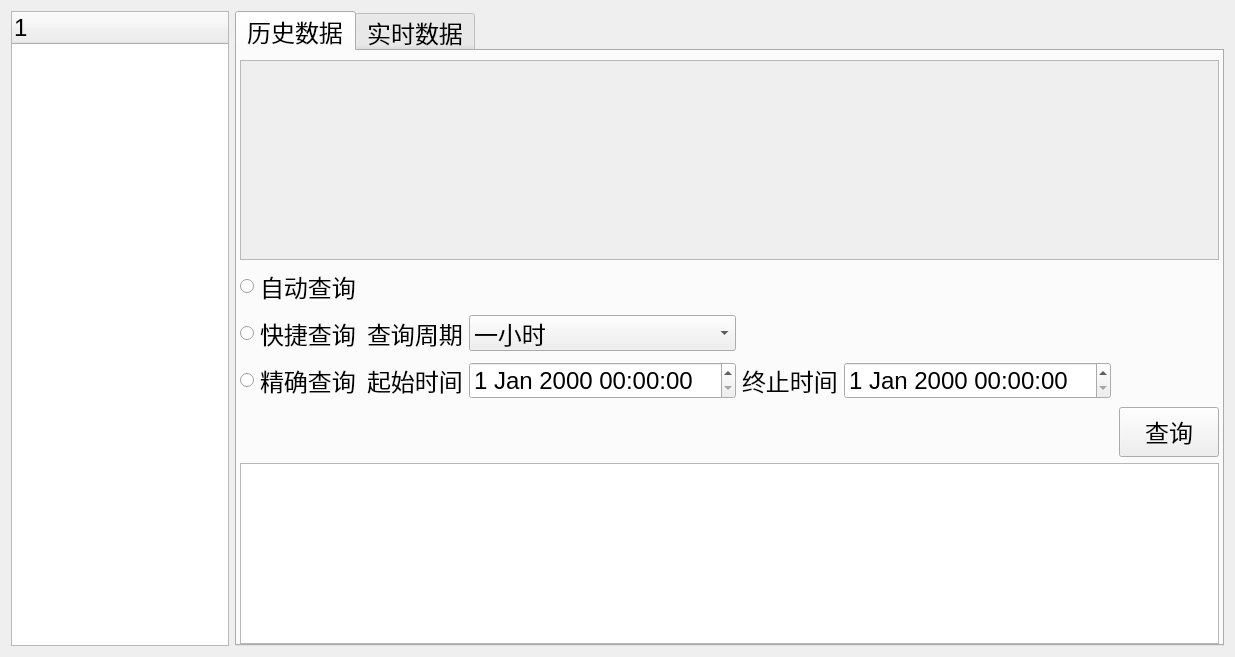
<?xml version="1.0" encoding="UTF-8"?>
<ui version="4.0">
 <class>SummaryWidget</class>
 <widget class="QWidget" name="SummaryWidget">
  <property name="geometry">
   <rect>
    <x>0</x>
    <y>0</y>
    <width>1235</width>
    <height>657</height>
   </rect>
  </property>
  <property name="windowTitle">
   <string>Form</string>
  </property>
  <layout class="QHBoxLayout" name="horizontalLayout">
   <item>
    <widget class="QTreeWidget" name="trwOrganization">
     <property name="maximumSize">
      <size>
       <width>300</width>
       <height>16777215</height>
      </size>
     </property>
     <property name="font">
      <font>
       <pointsize>18</pointsize>
      </font>
     </property>
     <column>
      <property name="text">
       <string notr="true">1</string>
      </property>
     </column>
    </widget>
   </item>
   <item>
    <widget class="QTabWidget" name="tabWidget">
     <property name="font">
      <font>
       <pointsize>18</pointsize>
      </font>
     </property>
     <property name="tabPosition">
      <enum>QTabWidget::North</enum>
     </property>
     <property name="tabShape">
      <enum>QTabWidget::Rounded</enum>
     </property>
     <property name="currentIndex">
      <number>0</number>
     </property>
     <property name="usesScrollButtons">
      <bool>false</bool>
     </property>
     <widget class="QWidget" name="tab">
      <attribute name="title">
       <string>历史数据</string>
      </attribute>
      <layout class="QVBoxLayout" name="verticalLayout">
       <property name="leftMargin">
        <number>3</number>
       </property>
       <property name="rightMargin">
        <number>3</number>
       </property>
       <property name="bottomMargin">
        <number>0</number>
       </property>
       <item>
        <widget class="QScrollArea" name="scrollArea_2">
         <property name="minimumSize">
          <size>
           <width>0</width>
           <height>200</height>
          </size>
         </property>
         <property name="maximumSize">
          <size>
           <width>16777215</width>
           <height>200</height>
          </size>
         </property>
         <property name="widgetResizable">
          <bool>true</bool>
         </property>
         <widget class="QWidget" name="scrollAreaWidgetContents_2">
          <property name="geometry">
           <rect>
            <x>0</x>
            <y>0</y>
            <width>939</width>
            <height>198</height>
           </rect>
          </property>
          <widget class="TerminalGraphicsWidget" name="wgtHistoryGraphics" native="true">
           <property name="geometry">
            <rect>
             <x>100</x>
             <y>20</y>
             <width>281</width>
             <height>151</height>
            </rect>
           </property>
          </widget>
         </widget>
        </widget>
       </item>
       <item>
        <layout class="QGridLayout" name="gridLayout">
         <item row="0" column="0">
          <widget class="QRadioButton" name="rbAutoQuery">
           <property name="font">
            <font>
             <pointsize>18</pointsize>
            </font>
           </property>
           <property name="text">
            <string>自动查询</string>
           </property>
          </widget>
         </item>
         <item row="1" column="0">
          <widget class="QRadioButton" name="rbQuickQuery">
           <property name="font">
            <font>
             <pointsize>18</pointsize>
            </font>
           </property>
           <property name="text">
            <string>快捷查询</string>
           </property>
          </widget>
         </item>
         <item row="1" column="1">
          <widget class="QLabel" name="label">
           <property name="font">
            <font>
             <pointsize>18</pointsize>
            </font>
           </property>
           <property name="text">
            <string>查询周期</string>
           </property>
          </widget>
         </item>
         <item row="1" column="2">
          <widget class="QComboBox" name="cbQuickCycle">
           <property name="font">
            <font>
             <pointsize>18</pointsize>
            </font>
           </property>
           <item>
            <property name="text">
             <string>一小时</string>
            </property>
           </item>
           <item>
            <property name="text">
             <string>三小时</string>
            </property>
           </item>
           <item>
            <property name="text">
             <string>一天</string>
            </property>
           </item>
           <item>
            <property name="text">
             <string>三天</string>
            </property>
           </item>
           <item>
            <property name="text">
             <string>七天</string>
            </property>
           </item>
           <item>
            <property name="text">
             <string>一个月</string>
            </property>
           </item>
           <item>
            <property name="text">
             <string>三个月</string>
            </property>
           </item>
           <item>
            <property name="text">
             <string>六个月</string>
            </property>
           </item>
          </widget>
         </item>
         <item row="2" column="0">
          <widget class="QRadioButton" name="rbAbsoluteQuery">
           <property name="font">
            <font>
             <pointsize>18</pointsize>
            </font>
           </property>
           <property name="text">
            <string>精确查询</string>
           </property>
          </widget>
         </item>
         <item row="2" column="1">
          <widget class="QLabel" name="label_2">
           <property name="font">
            <font>
             <pointsize>18</pointsize>
            </font>
           </property>
           <property name="text">
            <string>起始时间</string>
           </property>
          </widget>
         </item>
         <item row="2" column="2">
          <widget class="QDateTimeEdit" name="dteBegin">
           <property name="font">
            <font>
             <pointsize>18</pointsize>
            </font>
           </property>
          </widget>
         </item>
         <item row="2" column="3">
          <widget class="QLabel" name="label_3">
           <property name="font">
            <font>
             <pointsize>18</pointsize>
            </font>
           </property>
           <property name="text">
            <string>终止时间</string>
           </property>
          </widget>
         </item>
         <item row="2" column="4">
          <widget class="QDateTimeEdit" name="dteEnd">
           <property name="font">
            <font>
             <pointsize>18</pointsize>
            </font>
           </property>
          </widget>
         </item>
         <item row="3" column="5">
          <spacer name="horizontalSpacer">
           <property name="orientation">
            <enum>Qt::Horizontal</enum>
           </property>
           <property name="sizeHint" stdset="0">
            <size>
             <width>40</width>
             <height>20</height>
            </size>
           </property>
          </spacer>
         </item>
         <item row="3" column="6">
          <widget class="QPushButton" name="btnQuery">
           <property name="minimumSize">
            <size>
             <width>100</width>
             <height>50</height>
            </size>
           </property>
           <property name="maximumSize">
            <size>
             <width>100</width>
             <height>50</height>
            </size>
           </property>
           <property name="font">
            <font>
             <family>微软雅黑</family>
             <pointsize>18</pointsize>
            </font>
           </property>
           <property name="text">
            <string>查询</string>
           </property>
          </widget>
         </item>
        </layout>
       </item>
       <item>
        <widget class="QTableWidget" name="tawHistoryDetail">
         <property name="font">
          <font>
           <pointsize>18</pointsize>
          </font>
         </property>
        </widget>
       </item>
      </layout>
     </widget>
     <widget class="QWidget" name="tab_2">
      <attribute name="title">
       <string>实时数据</string>
      </attribute>
      <layout class="QVBoxLayout" name="verticalLayout_2">
       <item>
        <widget class="QScrollArea" name="scrollArea">
         <property name="minimumSize">
          <size>
           <width>0</width>
           <height>200</height>
          </size>
         </property>
         <property name="maximumSize">
          <size>
           <width>16777215</width>
           <height>200</height>
          </size>
         </property>
         <property name="horizontalScrollBarPolicy">
          <enum>Qt::ScrollBarAlwaysOn</enum>
         </property>
         <property name="widgetResizable">
          <bool>true</bool>
         </property>
         <widget class="QWidget" name="scrollAreaWidgetContents">
          <property name="geometry">
           <rect>
            <x>0</x>
            <y>0</y>
            <width>927</width>
            <height>181</height>
           </rect>
          </property>
          <widget class="TerminalGraphicsWidget" name="wgtGraphics" native="true">
           <property name="geometry">
            <rect>
             <x>100</x>
             <y>20</y>
             <width>511</width>
             <height>131</height>
            </rect>
           </property>
          </widget>
         </widget>
        </widget>
       </item>
       <item>
        <layout class="QHBoxLayout" name="horizontalLayout_2">
         <item>
          <spacer name="horizontalSpacer_2">
           <property name="orientation">
            <enum>Qt::Horizontal</enum>
           </property>
           <property name="sizeHint" stdset="0">
            <size>
             <width>40</width>
             <height>20</height>
            </size>
           </property>
          </spacer>
         </item>
         <item>
          <widget class="QPushButton" name="btnReadRealtime">
           <property name="minimumSize">
            <size>
             <width>100</width>
             <height>50</height>
            </size>
           </property>
           <property name="maximumSize">
            <size>
             <width>100</width>
             <height>50</height>
            </size>
           </property>
           <property name="font">
            <font>
             <family>微软雅黑</family>
             <pointsize>18</pointsize>
            </font>
           </property>
           <property name="text">
            <string>读取</string>
           </property>
          </widget>
         </item>
         <item>
          <widget class="QPushButton" name="btnStopRead">
           <property name="minimumSize">
            <size>
             <width>100</width>
             <height>50</height>
            </size>
           </property>
           <property name="maximumSize">
            <size>
             <width>100</width>
             <height>50</height>
            </size>
           </property>
           <property name="font">
            <font>
             <family>微软雅黑</family>
             <pointsize>18</pointsize>
            </font>
           </property>
           <property name="text">
            <string>停止</string>
           </property>
          </widget>
         </item>
        </layout>
       </item>
       <item>
        <widget class="QTableWidget" name="tawRealTimeDetail">
         <property name="font">
          <font>
           <pointsize>18</pointsize>
          </font>
         </property>
        </widget>
       </item>
      </layout>
     </widget>
    </widget>
   </item>
  </layout>
 </widget>
 <customwidgets>
  <customwidget>
   <class>TerminalGraphicsWidget</class>
   <extends>QWidget</extends>
   <header location="global">TerminalGraphicsWidget.h</header>
   <container>1</container>
  </customwidget>
 </customwidgets>
 <resources/>
 <connections/>
</ui>
